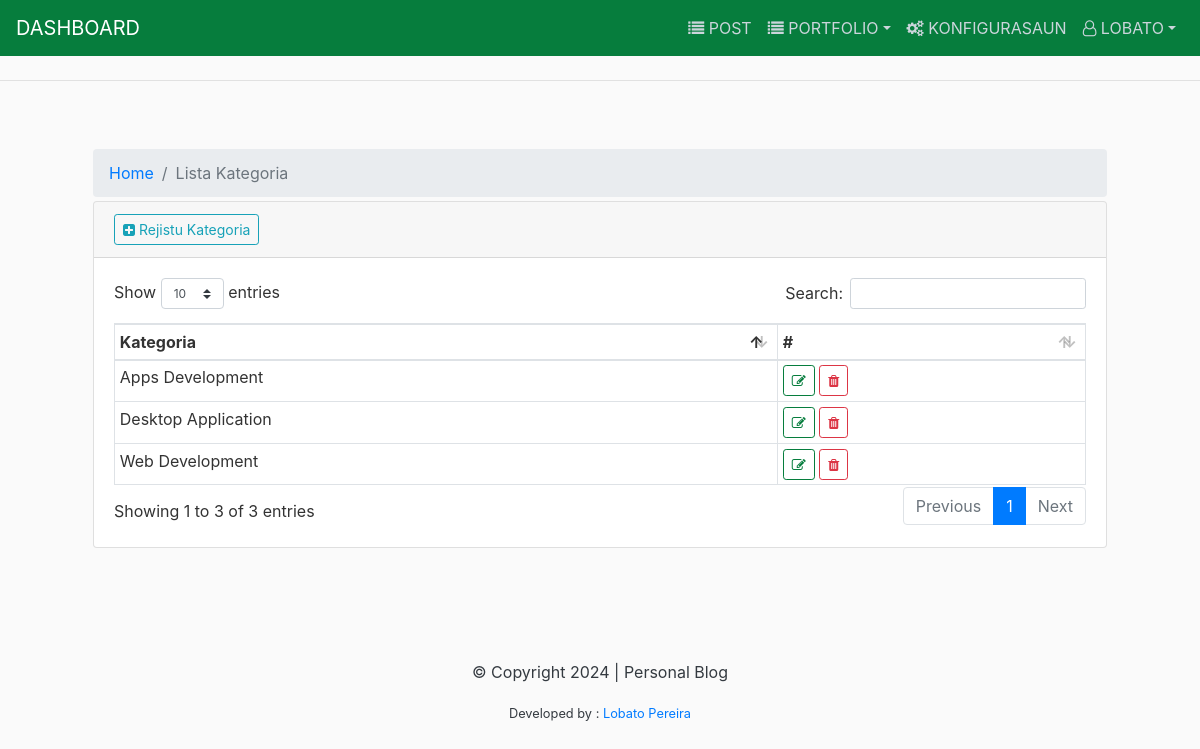
The app's page /administrador/admin-categoria/ (signed in) with its own data.
### main/models.py (models this page shows, shortened)
class Categoria(models.Model):
	naran = models.CharField(max_length=30)

### main/views/admin_views.py (the view)
# urls.py: path('admin-categoria/', AdminCategoria, name='admin-categoria'),
@login_required
def AdminCategoria(request):
	objects = Categoria.objects.all()
	context = {
		'objects':objects,
		'title':"Lista Kategoria",
		'page':"lista_kategoria",
	}
	return render(request,'adminpage/categoria.html',context)

### main/templates/adminpage/categoria.html (shortened to what this page needs)
{% extends "adminpage/admin_base.html" %}
{% block content %}
<div class="container mt-3 p-5">
    <header>
        <ol class="breadcrumb mb-1 mt-1">
          <li class="breadcrumb-item"><a href="{% url 'IndexAdmin' %}">Home</a></li>
          <li class="breadcrumb-item active" aria-current="page">{{title}}</li>
        </ol>
    </header>
    <div class="card">
        <div class="card-header">
            <a href="{% url 'admin-categoria-add' %}" class="btn btn-sm btn-outline-info"><i class="fa fa-plus-square"></i> Rejistu Kategoria</a>
        </div>
        <div class="card-body">
            <table id="dataTable" class="table table-bordered table-sm">
                <thead>
                <tr>
                    <th>Kategoria</th>
                    <th>#</th>
                </tr>
                </thead>
                <tbody>
                {% for data in objects %}
                <tr>
                    <td>{{data.naran}}</td>
                    <td>
                        <a href="{% url 'admin-categoria-update' data.id %}" class="btn btn-sm btn-outline-success"><i class="fa fa-edit"></i></a>
                        <a href="#" data-toggle="modal" data-target="#delete-{{ data.id }}" class="btn btn-sm btn-outline-danger"><i class="fa fa-trash"></i></a>
                    </td>
                </tr>
                {% endfor %}
                </tbody>
            </table>
        </div>
    </div>
</div>
{% endblock %}
{% block scripts %}
{% include 'custom_datatables.html' %}
{% endblock %}

### main/templates/adminpage/admin_navbar.html (shortened to what this page needs)
    <div class="collapse navbar-collapse" id="navbarsExampleDefault">
      <ul class="navbar-nav ml-auto">
        <li class="nav-item {{active_entrevistador}}"><a class="nav-link" href="{% url 'admin-post' %}"><i class="fa fa-list"></i> POST </a></li>
        <li class="nav-item {{active_sobrevivente}} dropdown">
          <a class="nav-link dropdown-toggle {{active_post}}" href="#" id="programa" data-toggle="dropdown" aria-haspopup="true" aria-expanded="false"><i class="fa fa-list"></i> PORTFOLIO</a>
        </li>
        <li class="nav-item"><a class="nav-link" href="{% url 'IndexAdmin' %}"><i class="fa fa-cogs"></i> KONFIGURASAUN </a></li>
        <li class="nav-item dropdown">
          <a class="nav-link dropdown-toggle" href="#" id="profile" data-toggle="dropdown" aria-haspopup="true" aria-expanded="false"><i class="fa fa-user-o"></i> {{ request.user.username|upper }}</a>
        </li>
      </ul>
    </div>

### static/main/css/main.css (style rules this page uses)
body { background: #fafafa; color: #333333; margin-top: 5rem; }
.site-header .navbar-nav { color: #cbd5db; }
.site-header .navbar-nav .nav-link { color: #cbd5db; padding-right: .5rem !important; padding-left: .5rem !important; }

### records on screen
Categoria: naran "Apps Development"
Categoria: naran "Web Development"
Categoria: naran "Desktop Application"

### other values on screen
{{ request.user.username|upper }} "LOBATO"
{{ title }} "Lista Kategoria"
